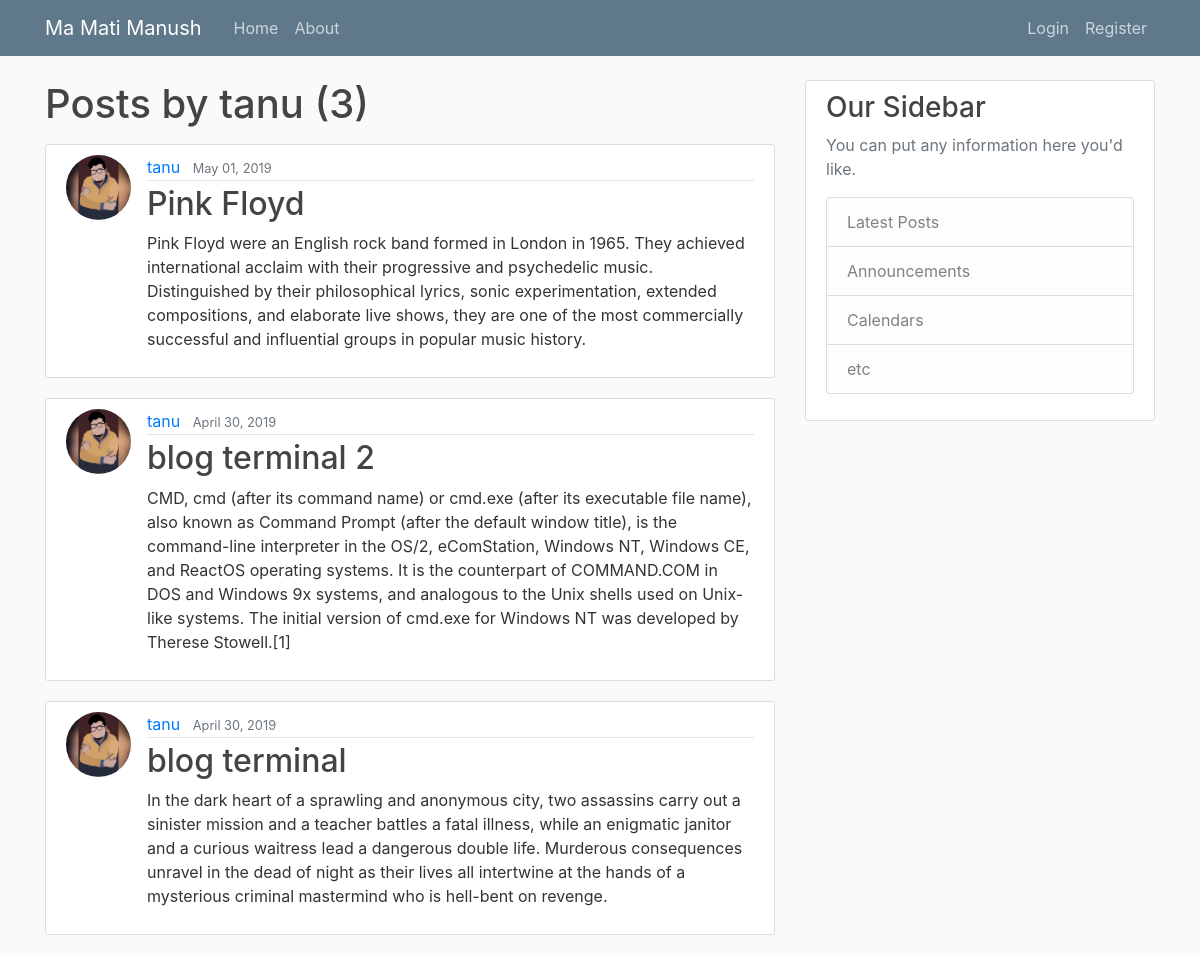
The page /user/tanu/ on the database its author committed.
### blog/models.py (models this page shows, shortened)
class Post(models.Model):
    title = models.CharField(max_length=100)
    content = models.TextField()
    date_posted = models.DateTimeField(default=timezone.now)
    author = models.ForeignKey(User, on_delete=models.CASCADE)

### users/models.py (models this page shows, shortened)
class Profile(models.Model) :
    user = models.OneToOneField(User, on_delete=models.CASCADE)
    image = models.ImageField(default='default.png', upload_to='profile_pics')

### blog/views.py (the view)
# urls.py: path('user/<str:username>/', UserPostListView.as_view(), name="user-posts"),
class UserPostListView(ListView):
    model = Post
    template_name = 'blog/user_post.html' #by default it looks for <app>/<model>_<view>.html
    context_object_name = 'posts'  # by default it is object
    paginate_by = 5
    def get_queryset(self):
        user = get_object_or_404(User, username=self.kwargs.get('username'))
        return Post.objects.filter(author=user).order_by('-date_posted')

### blog/templates/blog/user_post.html (shortened to what this page needs)
{% extends "blog/base.html" %}
{% block content %}
    <h1 class="mb-3">Posts by {{ view.kwargs.username }} ({{ page_obj.paginator.count }})</h1>
    {% for post in posts %}
        <article class="media content-section">
            <img class="rounded-circle article-img" src = "{{ post.author.profile.image.url }}">
            <div class="media-body">
                <div class="article-metadata">
                <a class="mr-2" href="{% url 'user-posts' post.author.username %}">{{ post.author }}</a>
                <small class="text-muted">{{ post.date_posted|date:"F d, Y" }}</small>
                </div>
                <h2><a class="article-title" href="{% url 'post-detail' post.id %}">{{ post.title }}</a></h2>
                <p class="article-content">{{ post.content }}</p>
            </div>
        </article>
    {% endfor %}
{% endblock content  %}

### blog/static/blog/main.css (style rules this page uses)
body { background: #fafafa; color: #333333; margin-top: 5rem; }
h1, h2, h3, h4, h5, h6 { color: #444444; }
.content-section { background: #ffffff; padding: 10px 20px; border: 1px solid #dddddd; border-radius: 3px; margin-bottom: 20px; }
.article-title { color: #444444; }
.article-content { white-space: pre-line; }
.article-img { height: 65px; width: 65px; margin-right: 16px; }
.article-metadata { padding-bottom: 1px; margin-bottom: 4px; border-bottom: 1px solid #e3e3e3 }

### rows shown on the page
Post: author.profile.image (picture), author "tanu", date_posted "May 01, 2019", title "Pink Floyd", content "Pink Floyd were an English rock band formed in London in 1965. They achieved international acclaim with their progressive and psychedelic music. Distinguished by their philosophical lyrics, sonic experimentation, extended compositions, and elaborate live shows, they are one of the most commercially successful and influential groups in popular music history."
Post: author.profile.image (picture), author "tanu", date_posted "April 30, 2019", title "blog terminal 2", content "CMD, cmd (after its command name) or cmd.exe (after its executable file name), also known as Command Prompt (after the default window title), is the command-line interpreter in the OS/2, eComStation, Windows NT, Windows CE, and ReactOS operating systems. It is the counterpart of COMMAND.COM in DOS and Windows 9x systems, and analogous to the Unix shells used on Unix-like systems. The initial version of cmd.exe for Windows NT was developed by Therese Stowell.[1]"
Post: author.profile.image (picture), author "tanu", date_posted "April 30, 2019", title "blog terminal", content "In the dark heart of a sprawling and anonymous city, two assassins carry out a sinister mission and a teacher battles a fatal illness, while an enigmatic janitor and a curious waitress lead a dangerous double life. Murderous consequences unravel in the dead of night as their lives all intertwine at the hands of a mysterious criminal mastermind who is hell-bent on revenge."

### other values the page prints
{{ view.kwargs.username }} "tanu"
{{ page_obj.paginator.count }} "3"
